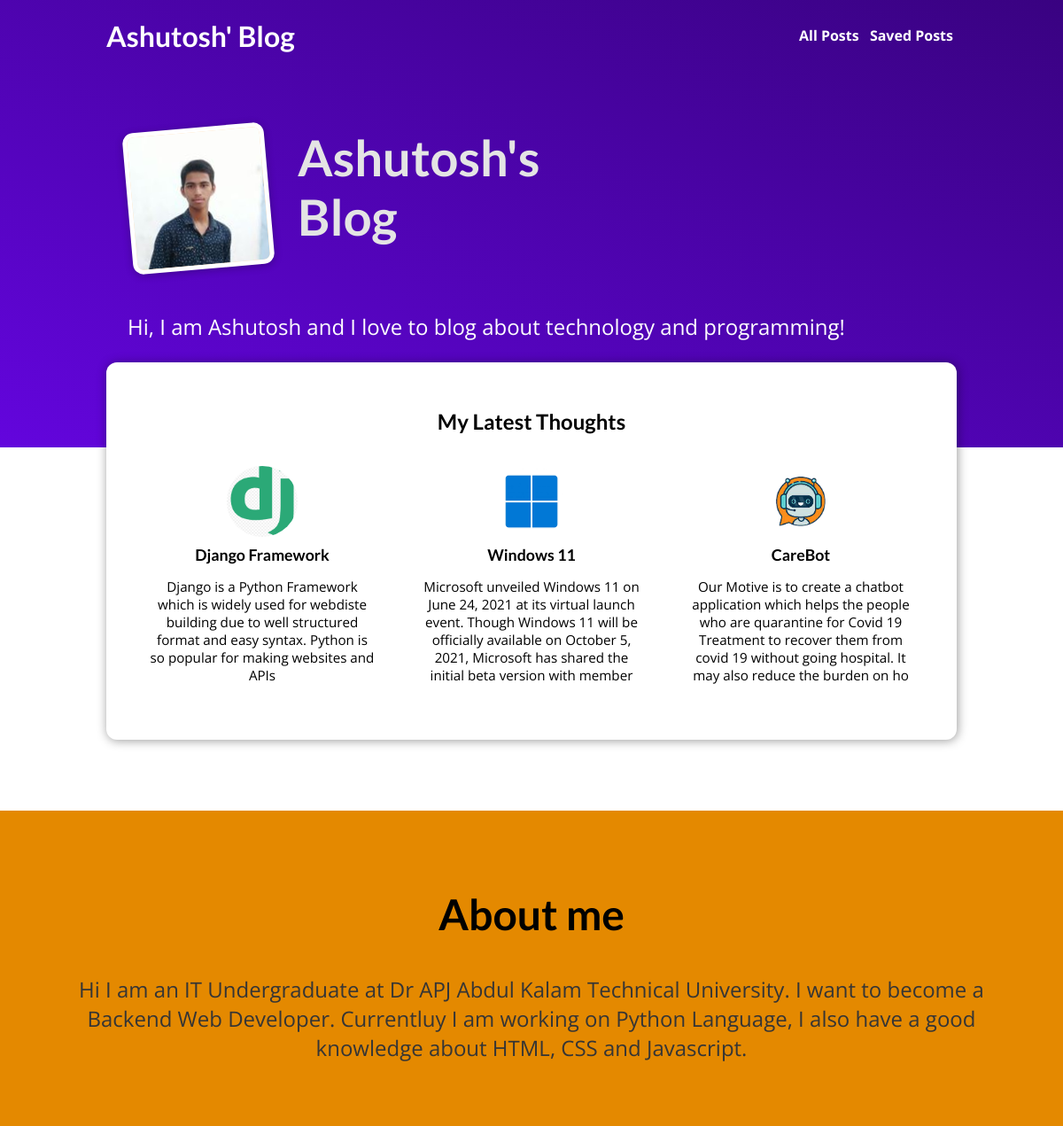
The page / on the database its author committed.
### blog/models.py (models this page shows, shortened)
class Post(models.Model):
	title = models.CharField(max_length=150)
	excerpt = models.CharField(max_length=200)
	image = models.ImageField(upload_to = "post_images", null=True)
	date = models.DateField(auto_now=True)
	slug = models.SlugField(unique=True, db_index=True)
	content = models.TextField(validators=[MinLengthValidator(50)])
	author = models.ForeignKey(Author, on_delete=models.SET_NULL, null=True, related_name="posts")
	tags = models.ManyToManyField(Tag)

### blog/views.py (the view)
# urls.py: path("", views.IndexPageView.as_view(), name="index-page"),
class IndexPageView(ListView):
    template_name = "blog/index.html"
    model = Post
    ordering = ["-date"]
    context_object_name = "posts" # define the key name for access posts
    def get_queryset(self): # this function defines how query will execute
        queryset = super().get_queryset()
        data = queryset[:3]
        return data

### blog/templates/blog/index.html (shortened to what this page needs)
{% extends "base.html" %}
{% load static %}
{% block static_files %}
  <link rel="stylesheet" href="{% static "blog/index.css" %}" />
  <link rel="stylesheet" href="{% static "blog/includes/post-preview.css" %}" />
{% endblock %}
{% block body %}
<section id="welcome">
  <header>
    <img src="{% static 'blog/images/my-img.jpg' %}" alt="Ashutosh - The Author Of This Blog" />
    <h2>Ashutosh's Blog</h2>
  </header>
  <p>Hi, I am Ashutosh and I love to blog about technology and programming!</p>
</section>
<section id="latest-posts">
  <h2>My Latest Thoughts</h2>
  <ul>
    {% for post in posts %}
      {% include 'blog/includes/post-preview.html' %}
    {% endfor %}
  </ul>
</section>
<section id="about">
  <h2>About me</h2>
  <p>
    Hi I am an IT Undergraduate at Dr APJ Abdul Kalam Technical University. I want to become a Backend Web Developer. Currentluy I am working on Python Language, I also have a good knowledge
    about HTML, CSS and Javascript.
  </p>
</section>
{% endblock %}

### blog/templates/blog/includes/post-preview.html
{% load static %}
<li>
  <article class="post">
    <a href="{% url 'post-detail-page' slug=post.slug %}">
      <img src="{{ post.image.url }}" alt="{{ post.title }}" />
      <div class="post__content">
            <h3>{{ post.title }}</h3>
            <p>
              {{ post.excerpt }}
            </p>
          </div>
    </a>
  </article>
</li>

### static/style.css (style rules this page uses)
* { box-sizing: border-box; }
html { font-family: 'Open Sans', 'Lato', sans-serif; }
body { margin: 0; }
h1, h2, h3 { font-family: 'Lato', sans-serif; font-weight: bold; }

### blog/static/blog/index.css (style rules this page uses)
#welcome { background: linear-gradient(to right top, #6305dd, #390281); padding: 6rem 12%; }
#welcome header { display: flex; align-items: flex-start; margin: 3rem auto; }
#welcome img { width: 10rem; height: 10rem; object-fit: cover; object-position: top; border: 5px solid white; border-radius: 12px; background-color: #ffe1bf; transform: rotateZ(-5deg); box-shadow: 0 2px 8px rgba(0, 0, 0, 0.25); }
#welcome h2 { font-size: 3.5rem; margin: 0 0 0 2rem; color: #e4e4e4; width: 10rem; }
#welcome p { color: white; font-size: 1.5rem; }
#latest-posts { background-color: white; padding: 2rem; border-radius: 12px; width: 60rem; margin: -6rem auto 2rem auto; box-shadow: 1px 1px 12px rgba(0, 0, 0, 0.4); }
#latest-posts h2 { text-align: center; }
#latest-posts ul { list-style: none; margin: 0; padding: 0; display: flex; gap: 1rem; }
#latest-posts li { flex: 1; }
#about { text-align: center; padding: 3rem; background-color: #e48900; margin-top: 5rem; }
#about h2 { font-size: 3rem; }
#about p { font-size: 1.5rem; color: #353535; }

### blog/static/blog/includes/post-preview.css (style rules this page uses)
.post { display: flex; flex-direction: column; align-items: center; text-align: center; }
.post a { text-decoration: none; color: black; transition: all 0.2s ease; padding: 1rem; }
.post img { width: 5rem; height: 5rem; object-fit: cover; border-radius: 50%; }
.post h3 { margin: 0.25rem 0; }
.post__content { font-size: 0.95rem; }

### rows shown on the page
Post: image (picture), title "Django Framework", excerpt "Django is a Python Framework which is widely used for webdiste building due to well structured format and easy syntax. Python is so popular for making websites and APIs"
Post: image (picture), title "Windows 11", excerpt "Microsoft unveiled Windows 11 on June 24, 2021 at its virtual launch event. Though Windows 11 will be officially available on October 5, 2021, Microsoft has shared the initial beta version with member"
Post: image (picture), title "CareBot", excerpt "Our Motive is to create a chatbot application which helps the people who are quarantine for Covid 19 Treatment to recover them from covid 19 without going hospital. It may also reduce the burden on ho"
